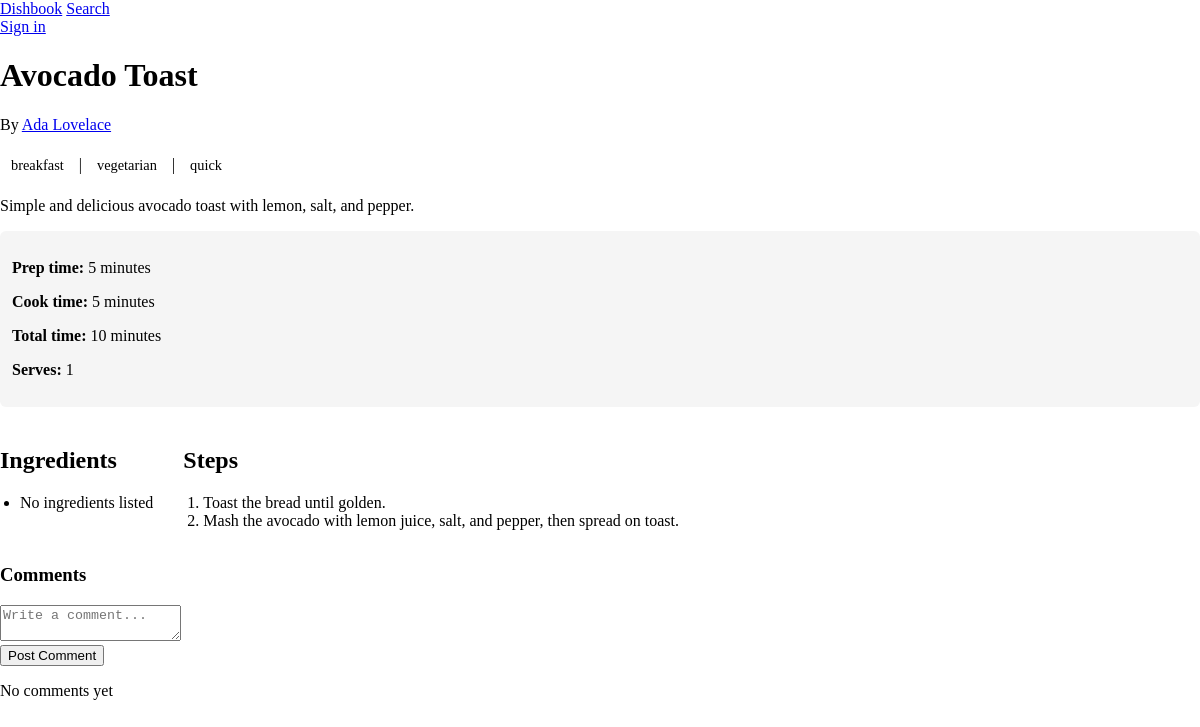
/recipe/1/, run on an earlier commit of the app's database.
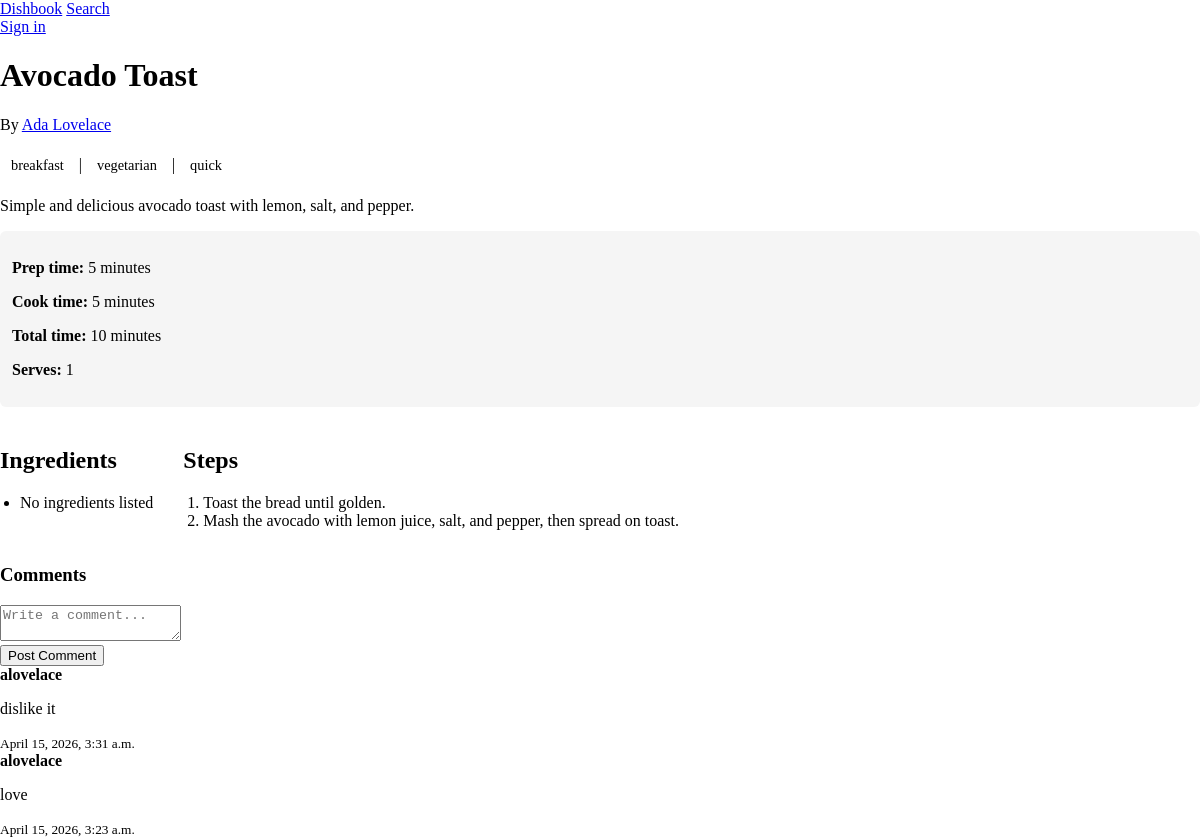
And on a later commit of the database.
### dishbook/models.py (models this page shows, shortened)
class Tag(models.Model):
    name = models.CharField(max_length=40)

class Step(models.Model):
    recipe = models.ForeignKey(Recipe, on_delete=models.CASCADE, related_name="steps")
    order = models.IntegerField()
    description = models.TextField()
    class Meta:
        ordering = ["order"]

class Comment(models.Model):
    user = models.ForeignKey(User, on_delete=models.CASCADE)
    recipe = models.ForeignKey('recipe', on_delete=models.CASCADE, related_name='comments')
    content = models.TextField()
    created_at= models.DateTimeField(auto_now_add=True)

### dishbook/views.py (the view, shortened to what this page needs)
# urls.py: path("recipe/<int:recipe_id>/", views.recipe_detail, name="recipe"),
def recipe_detail(request, recipe_id):
    recipe = Recipe.objects.get(id=recipe_id)
    comments = recipe.comments.all().order_by("-created_at")
    return render(request, "recipe.html", {
        "recipe": recipe,
        "comments": comments
    })

### dishbook/models.py (called while the page is built)
    def total_time(self):
        return self.prep_time_minutes + self.cook_time_minutes

### dishbook/templates/recipe.html (shortened to what this page needs)
{% extends "base.html" %}
{% load static %}
{% block content %}
<h1>{{ recipe.title }}</h1>
<p>By <a href="/profile/{{ recipe.author.username }}/">{{ recipe.author.get_full_name|default:recipe.author.username }}</a></p>
<p>
    {% for tag in recipe.tags.all %}
        <span class="tag">{{ tag.name }}</span>
        {% if not forloop.last %} | {% endif %}
    {% endfor %}
</p>
<p>{{ recipe.description }}</p>
<div class="recipe-info">
    <p><strong>Prep time:</strong> {{ recipe.prep_time_minutes }} minutes</p>
    <p><strong>Cook time:</strong> {{ recipe.cook_time_minutes }} minutes</p>
    <p><strong>Total time:</strong> {{ recipe.total_time }} minutes</p>
    <p><strong>Serves:</strong> {{ recipe.serves }}</p>
</div>
<div class="recipe-columns">
    <div>
        <h2>Ingredients</h2>
        <ul>
            {% for ingredient in recipe.ingredients.all %}
                <li>{{ ingredient.amount }} {{ ingredient.unit }} {{ ingredient.name }}</li>
            {% empty %}
                <li>No ingredients listed</li>
            {% endfor %}
        </ul>
    </div>
    <div>
        <h2>Steps</h2>
        <ol>
            {% for step in recipe.steps.all %}
                <li>{{ step.description }}</li>
            {% empty %}
                <li>No steps listed</li>
            {% endfor %}
        </ol>
    </div>
</div>
<h3>Comments</h3>
<form id="comment-form">
    <textarea id="comment-content" name="content" placeholder="Write a comment..." required></textarea>
    <br>
    <button type="submit">Post Comment</button>
</form>
<div id="comments-section">
    {% for comment in comments %}
        <div class="comment">
            <strong>{{comment.user.username}}</strong>
            <p>{{comment.content}}</p>
            <small>{{comment.created_at}}</small>
        </div>
    {% empty %}
        <p id="no-comments">No comments yet</p>
    {% endfor %}
</div>
{% endblock %}

What changed in the data, as far as the page shows it:
added Comment: user.username "alovelace", content "dislike it", created_at "April 15, 2026, 3:31 a.m."
added Comment: user.username "alovelace", content "love", created_at "April 15, 2026, 3:23 a.m."
Also different on the page:
text no longer shown: "No comments yet"
